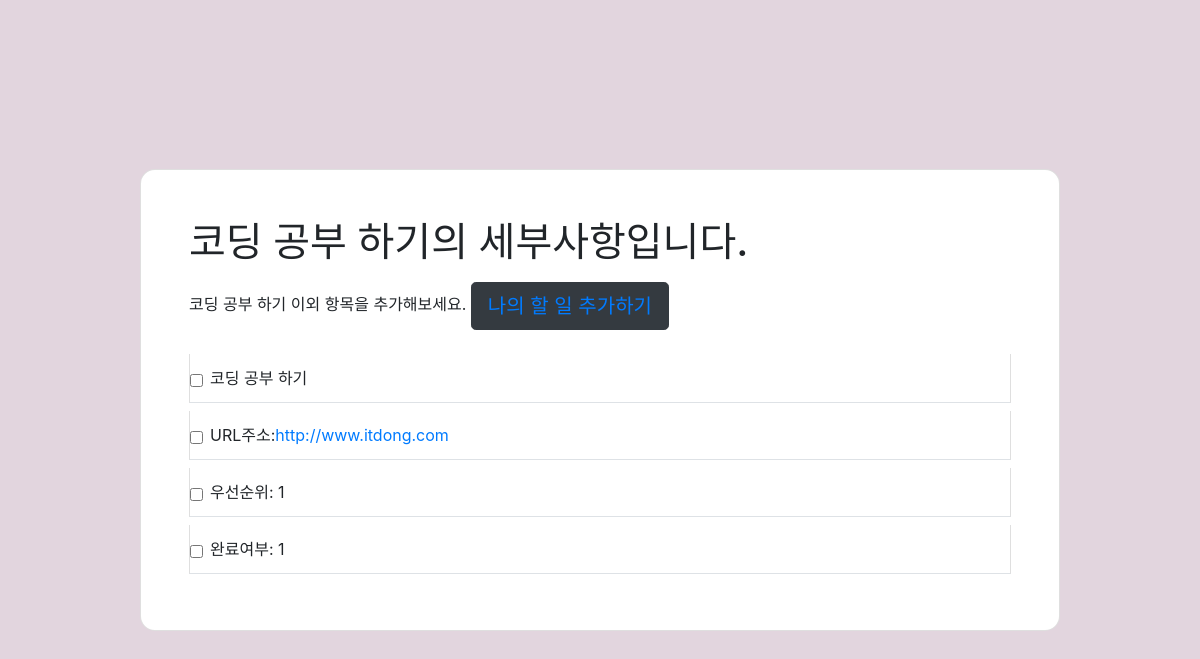
Page /todolist/detail/4/ on the committed database.
### todolist/models.py (models this page shows, shortened)
class Todolist(models.Model):
    todo_title = models.CharField(max_length=30)
    todo_url = models.URLField(blank=True)
    todo_priority = models.IntegerField('우선 순위 입력',default=0,help_text='우선 순위는 0~9사이로 입력하세요.')
    todo_completion = models.IntegerField('완료 여부 입력',default=0,help_text='완료 여부는 0과 1로 입력하세요.')
    category = models.ManyToManyField('Category')

### todolist/views.py (the view)
# urls.py: path('detail/<int:pk>/',TodolistDetailView.as_view(),name='detail'),
class TodolistDetailView(DetailView):
    model = Todolist

### todolist/templates/todolist/todolist_detail.html (shortened to what this page needs)
<!DOCTYPE html>
<html lang="en">
<head>
    <link rel="stylesheet" href="https://cdn.jsdelivr.net/npm/bootstrap@4.6.0/dist/css/bootstrap.min.css">
</head>
<body>
    <section class="vh-100" style="background-color: #e2d5de;">
        <div class="container py-5 h-100">
          <div class="row d-flex justify-content-center align-items-center h-100">
            <div class="col col-xl-10">
              <div class="card" style="border-radius: 15px;">
                <div class="card-body p-5">
                  <h1 class="mb-3">{{todolist.todo_title}}의 세부사항입니다.</h1>
                  <form class="d-flex justify-content-center align-items-center mb-4">
                    <div class="form-outline flex-fill">
                     {{todolist.todo_title}} 이외 항목을 추가해보세요.</label>
                      <button type="submit" class="btn btn-dark btn-lg ms-2"><a href="{%url 'create' %}">나의 할 일 추가하기</a></button>
                    </div>
                  </form>
                  <ul class="list-group mb-0">
                    <li
                      class="list-group-item d-flex justify-content-between align-items-center border-start-0 border-top-0 border-end-0 border-bottom rounded-0 mb-2">
                      <div class="d-flex align-items-center">
                        <input class="form-check-input me-2" type="checkbox" value="" aria-label="..." />
                         {{todolist.todo_title}}
                      </div>
                    </li>
                    <li
                      class="list-group-item d-flex justify-content-between align-items-center border-start-0 border-top-0 border-end-0 border-bottom rounded-0 mb-2">
                      <div class="d-flex align-items-center">
                        <input class="form-check-input me-2" type="checkbox" value="" aria-label="..." />
                        URL주소: <a href="{{todolist.todo_url}}">{{todolist.todo_url}}</a>
                      </div>
                    </li>
                    <li
                      class="list-group-item d-flex justify-content-between align-items-center border-start-0 border-top-0 border-end-0 border-bottom rounded-0 mb-2">
                      <div class="d-flex align-items-center">
                        <input class="form-check-input me-2" type="checkbox" value="" aria-label="..." />
                        우선순위:  {{todolist.todo_priority}}
                      </div>
                    </li>
                    <li
                      class="list-group-item d-flex justify-content-between align-items-center border-start-0 border-top-0 border-end-0 border-bottom rounded-0 mb-2">
                      <div class="d-flex align-items-center">
                        <input class="form-check-input me-2" type="checkbox" value="" aria-label="..." />
                        완료여부:  {{todolist.todo_completion}}
                      </div>
                    </li>
                </div>
              </div>
            </div>
          </div>
        </div>
      </section>
</body>
</html>

### rows in the picture
Todolist: todo_title "코딩 공부 하기", todo_url "http://www.itdong.com", todo_priority "1", todo_completion "1"
